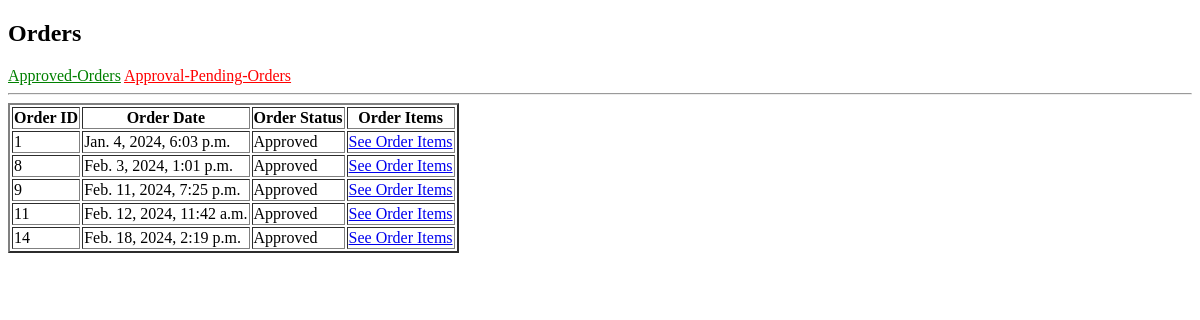
/orders/, run on an earlier commit of the app's database.
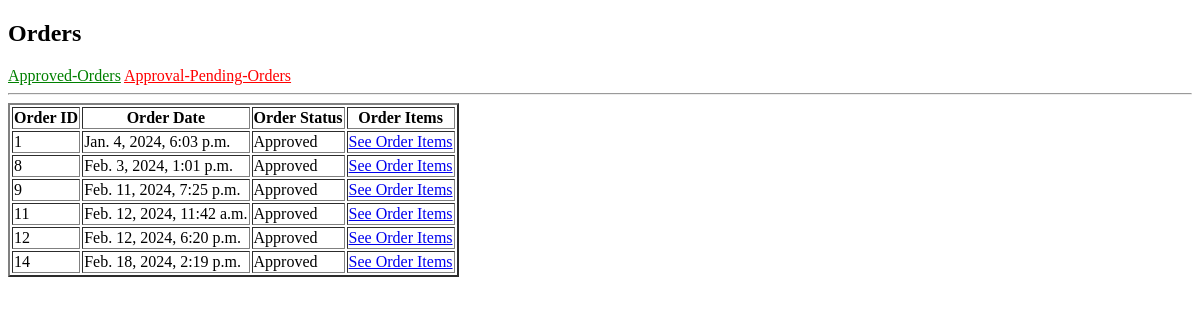
And on a later commit of the database.
### home/models.py (models this page shows, shortened)
class Order(models.Model):
    member = models.ForeignKey(Member, on_delete=models.SET_NULL, blank=True, null=True, related_name='member')
    complete = models.BooleanField(default=False, null=True, blank=False)
    date_ordered = models.DateTimeField(auto_now_add=True)
    timeExpiry = models.DateTimeField(auto_now_add=True)
    approval = models.CharField(max_length=20, default='not approved', choices=[('approved', 'Approved'), ('not approved', 'Not Approved')])

### home/views.py (the view)
# urls.py: path('orders/', views.getOrders, name='getOrders'),
def getOrders(request):
   orders = Order.objects.filter(complete=True,approval='Approved')
   context = {'order':orders}
   return render(request,'home/orders.html',context)

### home/templates/home/orders.html (shortened to what this page needs)
{% load static %}
<!DOCTYPE html>
<html lang="en">
<head>
</head>
<body>
    <h2>Orders</h2>
    <section>
        <a href="{% url 'getOrders' %}" style="color: green;">Approved-Orders</a>
        <a href="{% url 'getPendingOrders' %}" style="color: red;">Approval-Pending-Orders</a>
    </section>
    <hr>
    <table border="2">
        <thead>
            <tr>
                <th>Order ID</th>
                <th>Order Date</th>
                <th>Order Status</th>
                <th>Order Items</th>
            </tr>
        </thead>
        <tbody>
            {% for o in order %}
                <tr>
                    <td>{{ o.id }}</td>
                    <td>{{ o.date_ordered }}</td>
                    <td>{{ o.approval }}</td>
                    <td><a href="{{o.id}}">See Order Items</a></td>
                </tr>
            {% endfor %}
        </tbody>
    </table>
</body>
</html>

What changed in the data, as far as the page shows it:
now on this page (row edited): Order: id "12", date_ordered "Feb. 12, 2024, 6:20 p.m.", approval "Approved"
